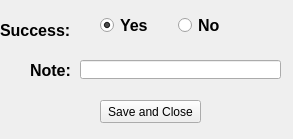
<?xml version="1.0" encoding="UTF-8"?>
<ui version="4.0">
 <class>Form</class>
 <widget class="QWidget" name="Form">
  <property name="geometry">
   <rect>
    <x>0</x>
    <y>0</y>
    <width>293</width>
    <height>139</height>
   </rect>
  </property>
  <property name="windowTitle">
   <string>Form</string>
  </property>
  <widget class="QLabel" name="label_6">
   <property name="geometry">
    <rect>
     <x>30</x>
     <y>50</y>
     <width>111</width>
     <height>40</height>
    </rect>
   </property>
   <property name="font">
    <font>
     <family>Arial</family>
     <pointsize>12</pointsize>
     <weight>75</weight>
     <bold>true</bold>
    </font>
   </property>
   <property name="text">
    <string>Note:</string>
   </property>
  </widget>
  <widget class="QLineEdit" name="note_lineEdit">
   <property name="geometry">
    <rect>
     <x>80</x>
     <y>60</y>
     <width>201</width>
     <height>19</height>
    </rect>
   </property>
   <property name="text">
    <string/>
   </property>
  </widget>
  <widget class="QPushButton" name="save_and_close_pushButton">
   <property name="geometry">
    <rect>
     <x>100</x>
     <y>100</y>
     <width>101</width>
     <height>23</height>
    </rect>
   </property>
   <property name="text">
    <string>Save and Close</string>
   </property>
  </widget>
  <widget class="QWidget" name="layoutWidget">
   <property name="geometry">
    <rect>
     <x>100</x>
     <y>10</y>
     <width>150</width>
     <height>31</height>
    </rect>
   </property>
   <layout class="QHBoxLayout" name="horizontalLayout_3">
    <item>
     <widget class="QRadioButton" name="success_radioButton">
      <property name="font">
       <font>
        <family>Arial</family>
        <pointsize>12</pointsize>
        <weight>75</weight>
        <bold>true</bold>
       </font>
      </property>
      <property name="text">
       <string>Yes</string>
      </property>
      <property name="checked">
       <bool>true</bool>
      </property>
     </widget>
    </item>
    <item>
     <widget class="QRadioButton" name="failure_radioButton">
      <property name="font">
       <font>
        <family>Arial</family>
        <pointsize>12</pointsize>
        <weight>75</weight>
        <bold>true</bold>
       </font>
      </property>
      <property name="text">
       <string>No</string>
      </property>
     </widget>
    </item>
   </layout>
  </widget>
  <widget class="QLabel" name="label_9">
   <property name="geometry">
    <rect>
     <x>0</x>
     <y>10</y>
     <width>111</width>
     <height>40</height>
    </rect>
   </property>
   <property name="font">
    <font>
     <family>Arial</family>
     <pointsize>12</pointsize>
     <weight>75</weight>
     <bold>true</bold>
    </font>
   </property>
   <property name="text">
    <string>Success:</string>
   </property>
  </widget>
 </widget>
 <resources/>
 <connections/>
</ui>
